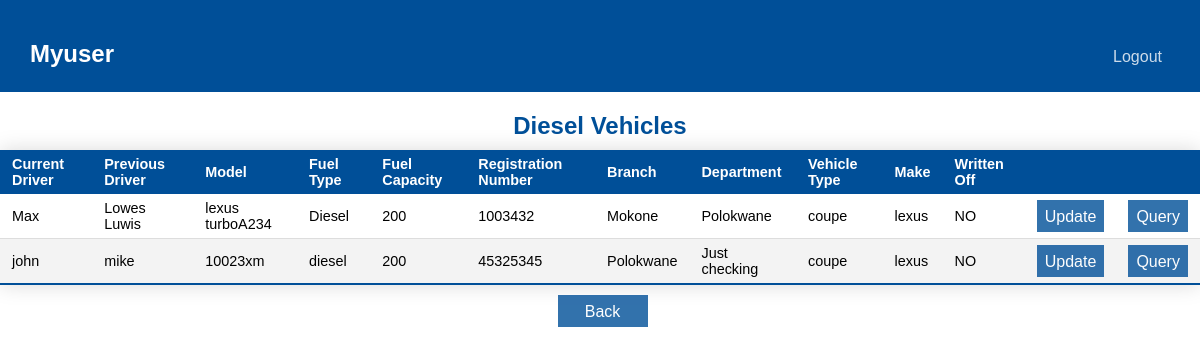
Page /fleetmanagement/fleetmanagement/diesel_vehicle.php (signed in) on the committed database.
### tables this page shows
CREATE TABLE `fleet` (
  `id` int NOT NULL,
  `driver` varchar(40) NOT NULL,
  `pre_driver` varchar(40) NOT NULL,
  `model` varchar(255) NOT NULL,
  `fuel_type` varchar(40) NOT NULL,
  `fuel_capacity` int NOT NULL,
  `registration_num` int NOT NULL,
  `branch` varchar(40) DEFAULT NULL,
  `depatment` varchar(40) NOT NULL,
  `vehicle_type` varchar(40) DEFAULT (_utf8mb4'coupe'),
  `make` varchar(40) NOT NULL DEFAULT (_utf8mb4'lexus'),
  `written_off` int NOT NULL DEFAULT (1)
);

### fleetmanagement/fleetmanagement/db.php (called while the page is built, shortened)
<?php
function getAllByAttribute($pdo, $attr, $value)
{
    $query = "SELECT * FROM `fleet` WHERE $attr='$value';";
    return $pdo->query($query);
}

### fleetmanagement/fleetmanagement/diesel_vehicle.php (the view, shortened to what this page needs)
<?php
require('db.php');
?>
<!DOCTYPE html>
<html lang="en">
<head>
    <link rel="stylesheet" href="css/styles.css" />
</head>
<body>
    <div class="header">
        <nav class="nav">
            <div class="user">
                <h2><?php echo $_SESSION['username']; ?></h2>
            </div>
            <div class="logout"><a href="logout.php"><button class="btn-logout">Logout</button></a></div>
        </nav>
    </div>
</body>
<div class="table-head">
    <h2>Diesel Vehicles</h2>
</div>
<table class="table">
    <thead>
        <tr>
            <th>Current Driver</th>
            <th>Previous Driver</th>
            <th>Model</th>
            <th>Fuel Type</th>
            <th>Fuel Capacity</th>
            <th>Registration Number</th>
            <th>Branch</th>
            <th>Department</th>
            <th>Vehicle Type</th>
            <th>Make</th>
            <th>Written Off</th>
            <th> </th>
            <th> </th>
        </tr>
    </thead>
    <tbody>
        <?php
        $result = getAllByAttribute($pdo, "fuel_type", "diesel");
        while ($row = $result->fetch()) {
            $id = htmlspecialchars($row["id"]);
            $r0 = htmlspecialchars($row["driver"]);
            $r1 = htmlspecialchars($row["pre_driver"]);
            $r2 = htmlspecialchars($row["model"]);
            $r3 = htmlspecialchars($row["fuel_type"]);
            $r4 = htmlspecialchars($row["fuel_capacity"]);
            $r5 = htmlspecialchars($row["registration_num"]);
            $r6 = htmlspecialchars($row["branch"]);
            $r7 = htmlspecialchars($row["depatment"]);
            $r8 = htmlspecialchars($row["vehicle_type"]);
            $r9 = htmlspecialchars($row["make"]);
            $r10 = (htmlspecialchars($row["written_off"]) == 1) ? "NO" : "YES";
            echo <<< _END
                            <tr>
                                <td>$r0</td>
                                <td>$r1</td>
                                <td>$r2</td>
                                <td>$r3</td>
                                <td>$r4</td>
                                <td>$r5</td>
                                <td>$r6</td>
                                <td>$r7</td>
                                <td>$r8</td>
                                <td>$r9</td>
                                <td>$r10</td>
                                <td><form method="POST"action="update.php"><input type="hidden" name="id" value="$id"><button class="btn btn-update" type="submit">Update</button></form></td>
                                <td><form method="POST"action="driver_query.php"><input type="hidden" name="id" value="$id"><button class="btn btn-update" type="submit">Query</button></form></td>
                            </tr>
                        _END;
        }
        ?>
    </tbody>
</table>
<div class="bottom">
    <button type="button" class="btn-update cancel" onclick="goBack()">Back</button>
</div>
</html>

### fleetmanagement/fleetmanagement/css/styles.css (style rules this page uses)
:root { --blue: #004f98; --green: rgb(3, 122, 67); --box-shadow: 0 0 20px rgba(0, 0, 0, .15); }
* { font-family: 'Poppins', sans-serif; margin: 0; padding: 0; -webkit-box-sizing: border-box; box-sizing: border-box; outline: none; border: none; text-decoration: none; }
html { font-size: 1rem; scroll-behavior: smooth; scroll-padding-top: 5rem; }
.header { padding: 20px; padding-bottom: 10px; align-items: center; background-color: var(--blue); }
.user h2 { color: #ffffff; }
.nav { display: flex; justify-content: space-between; padding: 10px; margin-top: 10px; }
.table-head { margin-top: 20px; color: var(--blue); text-align: center; }
.table { grid-area: table; border-collapse: collapse; margin-top: 10px; font-size: 0.9rem; font-family: sans-srifl; min-width: 400px; box-shadow: var(--box-shadow); }
.table thead tr { background-color: var(--blue); color: #ffffff; text-align: left; }
.table th, table td { padding: 6px 12px; }
.table tbody tr { border-bottom: 1px solid #dddddd; }
.table tbody tr:nth-of-type(even) { background-color: #f3f3f3; }
.table tbody tr:last-of-type { border-bottom: 2px solid var(--blue); }
.btn { background-color: var(--blue); color: white; border: none; cursor: pointer; width: 100%; opacity: 0.8; }
.btn-update, .btn-logout { background-color: var(--blue); color: white; padding: 8px; border: none; cursor: pointer; width: 100%; margin-bottom: 0; opacity: 0.8; max-height: 2rem; font-size: 16px; }
.btn-logout { background-color: var(--blue); }
.bottom { margin-top: 10px; display: flex; justify-content: left; }
.bottom { margin-top: 10px; display: flex; justify-content: center; align-items: center; }
.bottom button { max-width: 90px; margin-left: 5px; }

### rows in the picture
fleet: driver "Max", pre_driver "Lowes Luwis", model "lexus turboA234", fuel_type "Diesel", fuel_capacity "200", registration_num "1003432", branch "Mokone", depatment "Polokwane", vehicle_type "coupe", make "lexus", written_off "NO"
fleet: driver "john", pre_driver "mike", model "10023xm", fuel_type "diesel", fuel_capacity "200", registration_num "45325345", branch "Polokwane", depatment "Just checking", vehicle_type "coupe", make "lexus", written_off "NO"

### other values in the picture
$_SESSION['username'] "Myuser"
